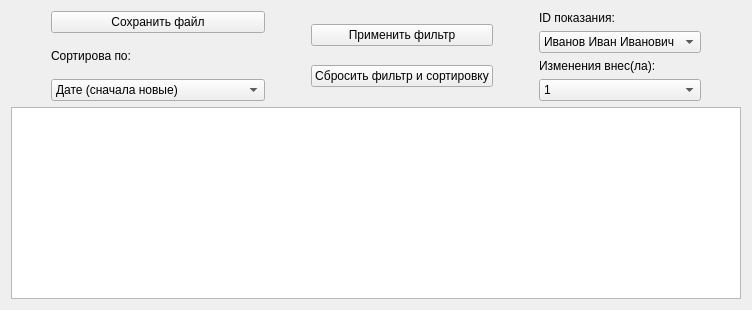
                <widget class="QWidget" name="tab_27">
                 <attribute name="title">
                  <string>История доз</string>
                 </attribute>
                 <layout class="QGridLayout" name="gridLayout_47">
                  <item row="0" column="0">
                   <layout class="QHBoxLayout" name="horizontalLayout_47">
                    <item>
                     <spacer name="horizontalSpacer_96">
                      <property name="orientation">
                       <enum>Qt::Orientation::Vertical</enum>
                      </property>
                      <property name="sizeType">
                       <enum>QSizePolicy::Policy::Fixed</enum>
                      </property>
                      <property name="sizeHint" stdset="0">
                       <size>
                        <width>40</width>
                        <height>20</height>
                       </size>
                      </property>
                     </spacer>
                    </item>
                    <item>
                     <layout class="QVBoxLayout" name="verticalLayout_65">
                      <item>
                       <widget class="QPushButton" name="pushButton_DoseHistoryFile">
                        <property name="text">
                         <string>Сохранить файл</string>
                        </property>
                       </widget>
                      </item>
                      <item>
                       <widget class="QLabel" name="label_147">
                        <property name="text">
                         <string>Сортирова по:</string>
                        </property>
                       </widget>
                      </item>
                      <item>
                       <widget class="QComboBox" name="selec_DoseHistoryFilterDate">
                        <item>
                         <property name="text">
                          <string>Дате (сначала новые)</string>
                         </property>
                        </item>
                        <item>
                         <property name="text">
                          <string>Дате (сначала старые)</string>
                         </property>
                        </item>
                        <item>
                         <property name="text">
                          <string>Дате выгрузки (сначала старые) </string>
                         </property>
                        </item>
                        <item>
                         <property name="text">
                          <string>Дате выгрузки (сначала новые)</string>
                         </property>
                        </item>
                       </widget>
                      </item>
                     </layout>
                    </item>
                    <item>
                     <spacer name="horizontalSpacer_59">
                      <property name="orientation">
                       <enum>Qt::Orientation::Vertical</enum>
                      </property>
                      <property name="sizeType">
                       <enum>QSizePolicy::Policy::Fixed</enum>
                      </property>
                      <property name="sizeHint" stdset="0">
                       <size>
                        <width>40</width>
                        <height>20</height>
                       </size>
                      </property>
                     </spacer>
                    </item>
                    <item>
                     <layout class="QVBoxLayout" name="verticalLayout_66">
                      <item>
                       <widget class="QPushButton" name="btn_DoseHistoryFilterGo">
                        <property name="text">
                         <string>Применить фильтр</string>
                        </property>
                       </widget>
                      </item>
                      <item>
                       <widget class="QPushButton" name="btn_DoseHistoryFilterStop">
                        <property name="text">
                         <string>Сбросить фильтр и сортировку</string>
                        </property>
                       </widget>
                      </item>
                     </layout>
                    </item>
                    <item>
                     <spacer name="horizontalSpacer_97">
                      <property name="orientation">
                       <enum>Qt::Orientation::Vertical</enum>
                      </property>
                      <property name="sizeType">
                       <enum>QSizePolicy::Policy::Fixed</enum>
                      </property>
                      <property name="sizeHint" stdset="0">
                       <size>
                        <width>40</width>
                        <height>20</height>
                       </size>
                      </property>
                     </spacer>
                    </item>
                    <item>
                     <layout class="QVBoxLayout" name="verticalLayout_67">
                      <item>
                       <widget class="QLabel" name="label_148">
                        <property name="text">
                         <string>ID показания:</string>
                        </property>
                       </widget>
                      </item>
                      <item>
                       <widget class="QComboBox" name="select_DoseHistoryFilter_2">
                        <item>
                         <property name="text">
                          <string>Иванов Иван Иванович</string>
                         </property>
                        </item>
                        <item>
                         <property name="text">
                          <string>Петров Пётр Петрович</string>
                         </property>
                        </item>
                       </widget>
                      </item>
                      <item>
                       <widget class="QLabel" name="label_149">
                        <property name="text">
                         <string>Изменения внес(ла):</string>
                        </property>
                       </widget>
                      </item>
                      <item>
                       <widget class="QComboBox" name="select_DoseHistoryFilter_1">
                        <item>
                         <property name="text">
                          <string>1</string>
                         </property>
                        </item>
                        <item>
                         <property name="text">
                          <string>2</string>
                         </property>
                        </item>
                        <item>
                         <property name="text">
                          <string>3</string>
                         </property>
                        </item>
                        <item>
                         <property name="text">
                          <string>4</string>
                         </property>
                        </item>
                       </widget>
                      </item>
                     </layout>
                    </item>
                    <item>
                     <spacer name="horizontalSpacer_98">
                      <property name="orientation">
                       <enum>Qt::Orientation::Vertical</enum>
                      </property>
                      <property name="sizeType">
                       <enum>QSizePolicy::Policy::Fixed</enum>
                      </property>
                      <property name="sizeHint" stdset="0">
                       <size>
                        <width>40</width>
                        <height>20</height>
                       </size>
                      </property>
                     </spacer>
                    </item>
                   </layout>
                  </item>
                  <item row="1" column="0">
                   <widget class="QTableWidget" name="tableWidget_DoseHistory">
                    <attribute name="verticalHeaderVisible">
                     <bool>false</bool>
                    </attribute>
                   </widget>
                  </item>
                 </layout>
                </widget>
